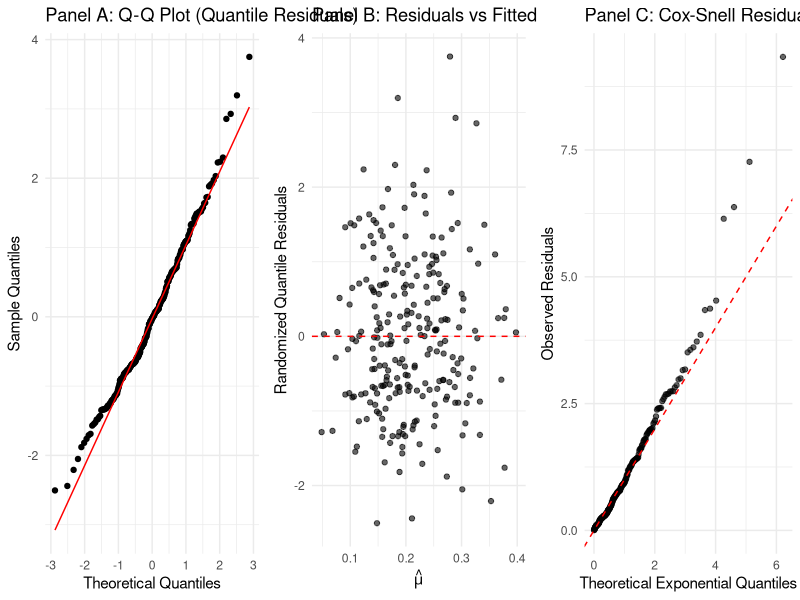
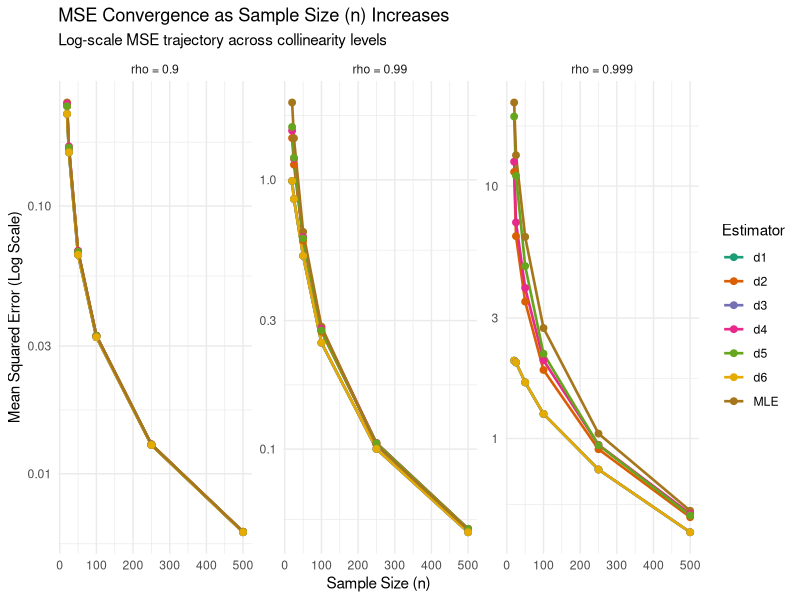
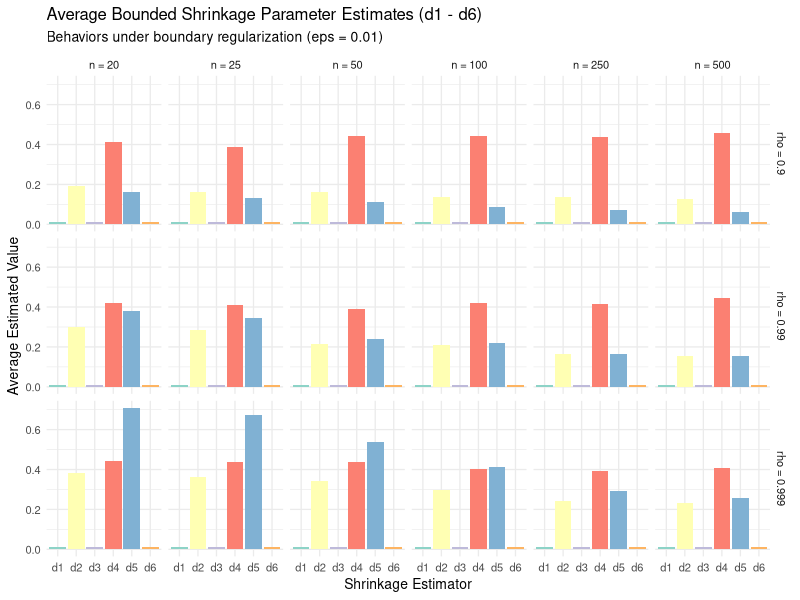
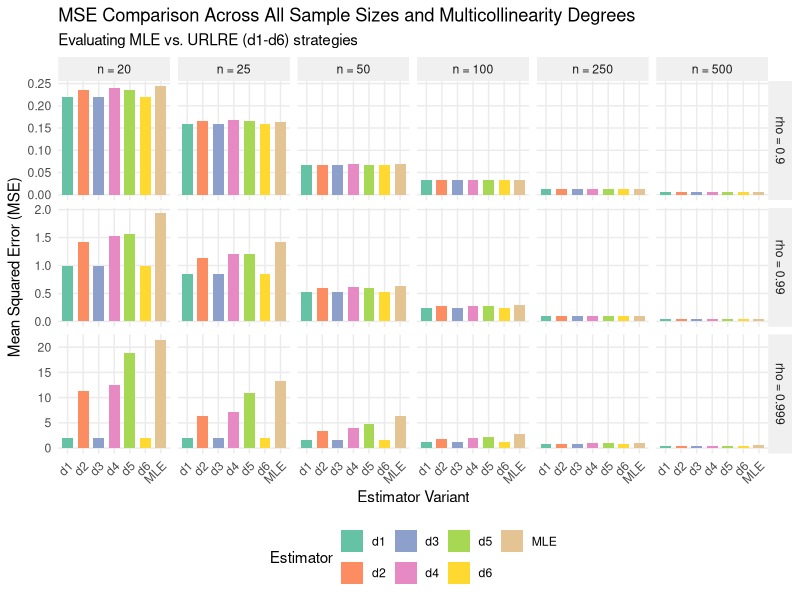

Write R code to recreate these figures, in order.
# ==============================================================================
# Comprehensive Simulation & Diagnostics Script for Unit-Rayleigh Regression (URRM)
# STABLE VERSION: Monte Carlo Simulation, Manuscript Tables & Model Diagnostics
# ==============================================================================

# ------------------------------------------------------------------------------
# 0. ENVIRONMENT & DIRECTORY SETUP
# ------------------------------------------------------------------------------

# Set working directory safely
work_dir <- "C:\\Users\\Dr. O. J. Obulezi\\Documents\\R projects\\URRM"
if (dir.exists(work_dir)) {
  setwd(work_dir)
} else {
  warning("Specified working directory does not exist. Using current directory: ", getwd())
}

# Define output directories using absolute pathing
fig_dir <- file.path(getwd(), "figures")
res_dir <- file.path(getwd(), "results")

# Create output subdirectories recursively to prevent file connection errors
if (!dir.exists(fig_dir)) dir.create(fig_dir, recursive = TRUE, showWarnings = FALSE)
if (!dir.exists(res_dir)) dir.create(res_dir, recursive = TRUE, showWarnings = FALSE)

suppressPackageStartupMessages({
  library(ggplot2)
  library(dplyr)
  library(tidyr)
  library(MASS)
  library(gridExtra)
})

# ==============================================================================
# 1. CORE DISTRIBUTION & REGRESSION FUNCTIONS
# ==============================================================================

#' Quantile Function Q(u; mu, tau)
qUR <- function(u, mu, tau = 0.5) {
  exp(log(mu) * sqrt(log(u) / log(tau)))
}

#' Cumulative Distribution Function F(x; mu, tau)
pUR <- function(x, mu, tau = 0.5) {
  exp(log(tau) * (log(x) / log(mu))^2)
}

#' Probability Density Function f(x; mu, tau)
dUR <- function(x, mu, tau = 0.5) {
  term1 <- 2 * log(tau) * log(x) / (x * (log(mu))^2)
  term2 <- exp(log(tau) * (log(x) / log(mu))^2)
  return(term1 * term2)
}

#' Hazard Rate Function h(x; mu, tau) = f(x) / (1 - F(x))
hUR <- function(x, mu, tau = 0.5) {
  fx <- dUR(x, mu, tau)
  Fx <- pUR(x, mu, tau)
  return(fx / pmax(1 - Fx, 1e-10))
}

#' Negative Log-Likelihood Function for URRM
nll_urrm <- function(beta, X, y, tau = 0.5) {
  eta <- as.vector(X %*% beta)
  mu <- exp(-exp(eta))
  mu <- pmin(pmax(mu, 1e-10), 1 - 1e-10)
  
  ll <- log(-2 * log(tau)) + log(-log(y)) - log(y) - 2 * eta + log(tau) * (log(y))^2 * exp(-2 * eta)
  return(-sum(ll))
}

#' Maximum Likelihood Estimation (MLE)
fit_mle <- function(X, y, tau = 0.5) {
  p <- ncol(X)
  init_beta <- rep(0, p)
  opt <- optim(init_beta, nll_urrm, X = X, y = y, tau = tau, method = "BFGS")
  return(opt$par)
}

#' Compute 6 Regularized Shrinkage Parameters d (eps = 0.01)
get_d_values <- function(beta_mle, X_design, eps = 0.01) {
  Info <- 4 * t(X_design) %*% X_design
  eig <- eigen(Info)
  Q <- eig$vectors
  lambda <- eig$values
  
  alpha <- as.vector(t(Q) %*% beta_mle)
  
  d1_vec <- (alpha^2 - 1) / ((1 / lambda) + alpha^2)
  d1_raw <- min(d1_vec)
  
  d2_raw <- sum((alpha^2 - 1) / (lambda + 1)^2) / sum(((1 / lambda) + alpha^2) / (lambda + 1)^2)
  d3_raw <- median(d1_vec)
  d4_raw <- (max(alpha^2) - 1) / ((1 / min(lambda)) + max(alpha^2))
  d5_raw <- 1 - (sum(1 / (lambda + 1)) / sum(alpha^2 / (lambda + 1)))
  d6_raw <- sum(lambda * (alpha^2 - 1)) / sum(1 + lambda * alpha^2)
  
  d1 <- min(1 - eps, max(eps, d1_raw))
  d2 <- min(1 - eps, max(eps, d2_raw))
  d3 <- min(1 - eps, max(eps, d3_raw))
  d4 <- min(1 - eps, max(eps, d4_raw))
  d5 <- min(1 - eps, max(eps, d5_raw))
  d6 <- min(1 - eps, max(eps, d6_raw))
  
  return(c(d1 = d1, d2 = d2, d3 = d3, d4 = d4, d5 = d5, d6 = d6))
}

#' Compute Improved Liu Estimator (URLRE)
fit_urlre <- function(beta_mle, X_design, d) {
  p <- length(beta_mle)
  Info <- 4 * t(X_design) %*% X_design
  Fd <- solve(Info + diag(p)) %*% (Info + d * diag(p))
  beta_urlre <- as.vector(Fd %*% beta_mle)
  return(beta_urlre)
}

# ==============================================================================
# 2. MONTE CARLO SIMULATION STUDY (MSE, MAE, RE, d ESTIMATES)
# ==============================================================================
set.seed(2026)

sample_sizes <- c(20, 25, 50, 100, 250, 500)
rhos <- c(0.90, 0.99, 0.999)
tau <- 0.5
true_beta <- c(0.5, -0.8, 1.2, -0.5)
k <- length(true_beta) - 1
n_sim <- 500

mse_results_list <- list()
mae_results_list <- list()
re_results_list  <- list()
d_vals_results_list <- list()

cat("Executing Monte Carlo Simulations...\n")

for (n in sample_sizes) {
  for (rho in rhos) {
    cat(sprintf(" -> Processing n = %d, rho = %.3f\n", n, rho))
    
    mse_matrix <- matrix(0, nrow = n_sim, ncol = 7)
    colnames(mse_matrix) <- c("MLE", "d1", "d2", "d3", "d4", "d5", "d6")
    
    mae_matrix <- matrix(0, nrow = n_sim, ncol = 7)
    colnames(mae_matrix) <- c("MLE", "d1", "d2", "d3", "d4", "d5", "d6")
    
    d_matrix <- matrix(0, nrow = n_sim, ncol = 6)
    colnames(d_matrix) <- paste0("d", 1:6)
    
    for (m in 1:n_sim) {
      W <- matrix(rnorm(n * (k + 1)), nrow = n, ncol = k + 1)
      Z_preds <- matrix(0, nrow = n, ncol = k)
      for (j in 1:k) {
        Z_preds[, j] <- sqrt(1 - rho^2) * W[, j] + rho * W[, k + 1]
      }
      X_design <- cbind(1, Z_preds)
      
      eta <- as.vector(X_design %*% true_beta)
      mu_true <- exp(-exp(eta))
      
      u <- runif(n)
      y <- qUR(u, mu_true, tau = tau)
      
      b_mle <- fit_mle(X_design, y, tau = tau)
      d_hats <- get_d_values(b_mle, X_design, eps = 0.01)
      d_matrix[m, ] <- d_hats
      
      # MLE Metrics
      mse_matrix[m, "MLE"] <- sum((b_mle - true_beta)^2)
      mae_matrix[m, "MLE"] <- sum(abs(b_mle - true_beta))
      
      # URLRE Metrics
      for (idx in 1:6) {
        b_urlre <- fit_urlre(b_mle, X_design, d_hats[idx])
        col_name <- paste0("d", idx)
        mse_matrix[m, col_name] <- sum((b_urlre - true_beta)^2)
        mae_matrix[m, col_name] <- sum(abs(b_urlre - true_beta))
      }
    }
    
    avg_mse <- colMeans(mse_matrix)
    avg_mae <- colMeans(mae_matrix)
    avg_d   <- colMeans(d_matrix)
    
    # Relative Efficiency (RE) = MSE_MLE / MSE_URLRE
    re_vals <- avg_mse["MLE"] / avg_mse
    
    mse_results_list[[length(mse_results_list) + 1]] <- data.frame(
      Sample_Size = n, Rho = rho, t(avg_mse)
    )
    
    mae_results_list[[length(mae_results_list) + 1]] <- data.frame(
      Sample_Size = n, Rho = rho, t(avg_mae)
    )
    
    re_results_list[[length(re_results_list) + 1]] <- data.frame(
      Sample_Size = n, Rho = rho, t(re_vals)
    )
    
    d_vals_results_list[[length(d_vals_results_list) + 1]] <- data.frame(
      Sample_Size = n, Rho = rho, t(avg_d)
    )
  }
}

# Compile DataFrames
sim_mse_df <- do.call(rbind, mse_results_list)
sim_mae_df <- do.call(rbind, mae_results_list)
sim_re_df  <- do.call(rbind, re_results_list)
sim_d_df   <- do.call(rbind, d_vals_results_list)

# ==============================================================================
# 3. EXPORT MANUSCRIPT TABLES (CSVs)
# ==============================================================================
cat("\nExporting 4 Comprehensive Tables to /results directory...\n")

# Table 1: Mean Squared Errors (MSE)
write.csv(sim_mse_df, file.path(res_dir, "Table1_Mean_Squared_Error_MSE.csv"), row.names = FALSE)

# Table 2: Relative Efficiency (RE)
write.csv(sim_re_df, file.path(res_dir, "Table2_Relative_Efficiency_RE.csv"), row.names = FALSE)

# Table 3: Mean Absolute Error (MAE)
write.csv(sim_mae_df, file.path(res_dir, "Table3_Mean_Absolute_Error_MAE.csv"), row.names = FALSE)

# Table 4: Optimal d Parameter Estimates
write.csv(sim_d_df, file.path(res_dir, "Table4_Optimal_d_Parameter_Estimates.csv"), row.names = FALSE)

# ==============================================================================
# 4. MSE CONVERGENCE & PARAMETER D PLOTS (FIGURES 3 & 4)
# ==============================================================================

# Figure 3: MSE Convergence Line Plots
df_line <- sim_mse_df %>%
  pivot_longer(cols = c("MLE", paste0("d", 1:6)), names_to = "Estimator", values_to = "MSE") %>%
  mutate(Rho_Fct = factor(paste0("rho = ", Rho)))

fig3_line <- ggplot(df_line, aes(x = Sample_Size, y = MSE, color = Estimator, group = Estimator)) +
  geom_line(size = 0.9) +
  geom_point(size = 2) +
  scale_y_log10() +
  facet_wrap(~ Rho_Fct, scales = "free_y") +
  scale_color_brewer(palette = "Dark2") +
  labs(title = "MSE Convergence as Sample Size (n) Increases",
       subtitle = "Log-scale MSE trajectory across collinearity levels",
       x = "Sample Size (n)", y = "Mean Squared Error (Log Scale)") +
  theme_minimal(base_size = 11)

ggsave(file.path(fig_dir, "Fig3_MSE_Convergence_Lines.png"), fig3_line, width = 10, height = 6, dpi = 300)

# Figure 4: Average Estimated Shrinkage Parameters (d1 - d6)
df_d_long <- sim_d_df %>%
  pivot_longer(cols = starts_with("d"), names_to = "d_Parameter", values_to = "Value") %>%
  mutate(Rho_Fct = factor(paste0("rho = ", Rho)),
         Sample_Size_Fct = factor(paste0("n = ", Sample_Size), levels = paste0("n = ", sample_sizes)))

fig4_d_vals <- ggplot(df_d_long, aes(x = d_Parameter, y = Value, fill = d_Parameter)) +
  geom_bar(stat = "identity", position = "dodge") +
  facet_grid(Rho_Fct ~ Sample_Size_Fct) +
  scale_fill_brewer(palette = "Set3") +
  labs(title = "Average Bounded Shrinkage Parameter Estimates (d1 - d6)",
       subtitle = "Behaviors under boundary regularization (eps = 0.01)",
       x = "Shrinkage Estimator", y = "Average Estimated Value") +
  theme_minimal(base_size = 10) +
  theme(legend.position = "none")

ggsave(file.path(fig_dir, "Fig4_Optimal_d_Estimates.png"), fig4_d_vals, width = 12, height = 7, dpi = 300)

# ==============================================================================
# 5. FIGURE 5: COMPLETE MULTI-PANEL BAR COMPARISON
# ==============================================================================

df_bar_all <- sim_mse_df %>%
  pivot_longer(cols = c("MLE", paste0("d", 1:6)), names_to = "Estimator", values_to = "MSE") %>%
  mutate(Sample_Size_Fct = factor(paste0("n = ", Sample_Size), levels = paste0("n = ", sample_sizes)),
         Rho_Fct = factor(paste0("rho = ", Rho)))

fig5_bar_all <- ggplot(df_bar_all, aes(x = Estimator, y = MSE, fill = Estimator)) +
  geom_bar(stat = "identity", position = position_dodge(), width = 0.7) +
  facet_grid(Rho_Fct ~ Sample_Size_Fct, scales = "free_y") +
  scale_fill_brewer(palette = "Set2") +
  labs(title = "MSE Comparison Across All Sample Sizes and Multicollinearity Degrees",
       subtitle = "Evaluating MLE vs. URLRE (d1-d6) strategies",
       x = "Estimator Variant", y = "Mean Squared Error (MSE)") +
  theme_minimal(base_size = 11) +
  theme(legend.position = "bottom",
        axis.text.x = element_text(angle = 45, hjust = 1),
        strip.background = element_rect(fill = "#f0f0f0", color = NA),
        panel.grid.minor = element_blank())

ggsave(file.path(fig_dir, "Fig5_Estimators_MSE_All_Sample_Sizes.png"), fig5_bar_all, width = 14, height = 8, dpi = 300)

# ==============================================================================
# 6. FIGURE 6: DIAGNOSTIC RESIDUAL PLOTS
# ==============================================================================
cat("Generating Diagnostic Residual Plots (Figure 6)...\n")

n_diag <- 250
rho_diag <- 0.99
W <- matrix(rnorm(n_diag * (k + 1)), nrow = n_diag, ncol = k + 1)
Z_preds <- matrix(0, nrow = n_diag, ncol = k)
for (j in 1:k) Z_preds[, j] <- sqrt(1 - rho_diag^2) * W[, j] + rho_diag * W[, k + 1]
X_diag <- cbind(1, Z_preds)
eta_diag <- as.vector(X_diag %*% true_beta)
mu_diag <- exp(-exp(eta_diag))
y_diag <- qUR(runif(n_diag), mu_diag, tau = tau)

b_mle_diag <- fit_mle(X_diag, y_diag, tau = tau)
mu_hat <- exp(-exp(as.vector(X_diag %*% b_mle_diag)))

rq_residuals <- qnorm(pUR(y_diag, mu_hat, tau = tau))
cs_residuals <- -log(1 - pUR(y_diag, mu_hat, tau = tau))

df_diag <- data.frame(Fitted = mu_hat, RQ_Res = rq_residuals, CS_Res = cs_residuals)

# Panel A: Normal Q-Q Plot
p_diag1 <- ggplot(df_diag, aes(sample = RQ_Res)) +
  stat_qq() + stat_qq_line(color = "red") +
  labs(title = "Panel A: Q-Q Plot (Quantile Residuals)", x = "Theoretical Quantiles", y = "Sample Quantiles") +
  theme_minimal()

# Panel B: Residuals vs Fitted Values
p_diag2 <- ggplot(df_diag, aes(x = Fitted, y = RQ_Res)) +
  geom_point(alpha = 0.6) +
  geom_hline(yintercept = 0, linetype = "dashed", color = "red") +
  labs(title = "Panel B: Residuals vs Fitted", x = expression(hat(mu)), y = "Randomized Quantile Residuals") +
  theme_minimal()

# Panel C: Cox-Snell Residual Plot
df_cs <- data.frame(Observed = sort(cs_residuals), Theoretical = qexp(ppoints(n_diag)))
p_diag3 <- ggplot(df_cs, aes(x = Theoretical, y = Observed)) +
  geom_point(alpha = 0.6) +
  geom_abline(intercept = 0, slope = 1, color = "red", linetype = "dashed") +
  labs(title = "Panel C: Cox-Snell Residual Plot", x = "Theoretical Exponential Quantiles", y = "Observed Residuals") +
  theme_minimal()

fig6_diag <- grid.arrange(p_diag1, p_diag2, p_diag3, ncol = 3)
ggsave(file.path(fig_dir, "Fig6_Residual_Diagnostics.png"), fig6_diag, width = 14, height = 4.5, dpi = 300)

cat("\nScript execution complete. Output tables (1-4) and Figures (3-6) saved successfully.\n")
